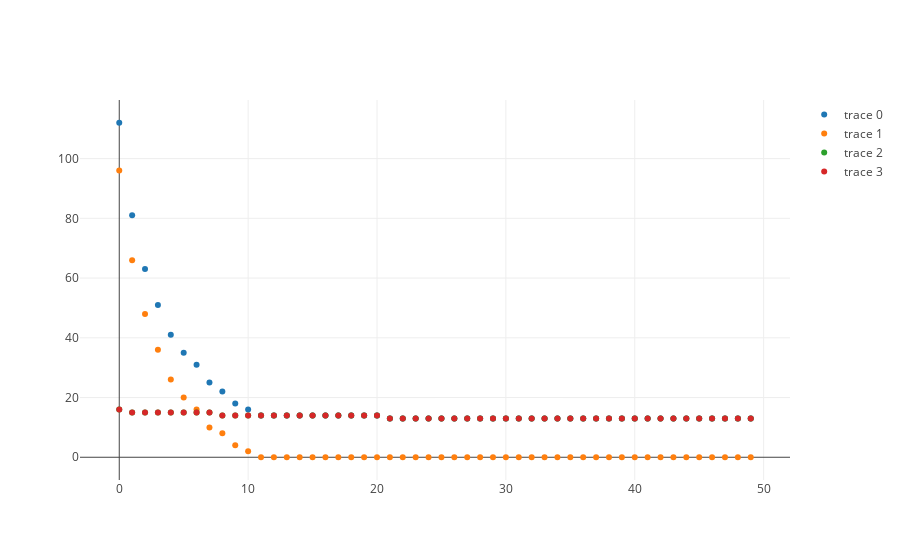

Notebook code for this chart:
### Code cell
my_workplace.plot_performance()

### Figure 1 — Plotly figure (JSON) as saved in the notebook; plotly's stock layout.template omitted (floating-point values rounded to 4 significant figures)
{"data": [{"mode": "markers", "type": "scatter", "uid": "3f61f7e0-7f34-4144-95fb-ca6e46b1641b", "x": [0, 1, 2, 3, 4, 5, 6, 7, 8, 9, 10, 11, 12, 13, 14, 15, 16, 17, 18, 19, 20, 21, 22, 23, 24, 25, 26, 27, 28, 29, 30, 31, 32, 33, 34, 35, 36, 37, 38, 39, 40, 41, 42, 43, 44, 45, 46, 47, 48, 49], "y": [112, 81, 63, 51, 41, 35, 31, 25, 22, 18, 16, 14, 14, 14, 14, 14, 14, 14, 14, 14, 14, 13, 13, 13, 13, 13, 13, 13, 13, 13, 13, 13, 13, 13, 13, 13, 13, 13, 13, 13, 13, 13, 13, 13, 13, 13, 13, 13, 13, 13]}, {"mode": "markers", "type": "scatter", "uid": "886d4db3-d8f2-4cba-9afd-628d9c00fa51", "x": [0, 1, 2, 3, 4, 5, 6, 7, 8, 9, 10, 11, 12, 13, 14, 15, 16, 17, 18, 19, 20, 21, 22, 23, 24, 25, 26, 27, 28, 29, 30, 31, 32, 33, 34, 35, 36, 37, 38, 39, 40, 41, 42, 43, 44, 45, 46, 47, 48, 49], "y": [96, 66, 48, 36, 26, 20, 16, 10, 8, 4, 2, 0, 0, 0, 0, 0, 0, 0, 0, 0, 0, 0, 0, 0, 0, 0, 0, 0, 0, 0, 0, 0, 0, 0, 0, 0, 0, 0, 0, 0, 0, 0, 0, 0, 0, 0, 0, 0, 0, 0]}, {"mode": "markers", "type": "scatter", "uid": "2acb417f-ab2a-44b5-91e9-bdd2add907a7", "x": [0, 1, 2, 3, 4, 5, 6, 7, 8, 9, 10, 11, 12, 13, 14, 15, 16, 17, 18, 19, 20, 21, 22, 23, 24, 25, 26, 27, 28, 29, 30, 31, 32, 33, 34, 35, 36, 37, 38, 39, 40, 41, 42, 43, 44, 45, 46, 47, 48, 49], "y": [16, 15, 15, 15, 15, 15, 15, 15, 14, 14, 14, 14, 14, 14, 14, 14, 14, 14, 14, 14, 14, 13, 13, 13, 13, 13, 13, 13, 13, 13, 13, 13, 13, 13, 13, 13, 13, 13, 13, 13, 13, 13, 13, 13, 13, 13, 13, 13, 13, 13]}, {"mode": "markers", "type": "scatter", "uid": "1eb03ea8-c56d-459c-96b9-85c8dc9f2482", "x": [0, 1, 2, 3, 4, 5, 6, 7, 8, 9, 10, 11, 12, 13, 14, 15, 16, 17, 18, 19, 20, 21, 22, 23, 24, 25, 26, 27, 28, 29, 30, 31, 32, 33, 34, 35, 36, 37, 38, 39, 40, 41, 42, 43, 44, 45, 46, 47, 48, 49], "y": [16, 15, 15, 15, 15, 15, 15, 15, 14, 14, 14, 14, 14, 14, 14, 14, 14, 14, 14, 14, 14, 13, 13, 13, 13, 13, 13, 13, 13, 13, 13, 13, 13, 13, 13, 13, 13, 13, 13, 13, 13, 13, 13, 13, 13, 13, 13, 13, 13, 13]}], "layout": {}}
